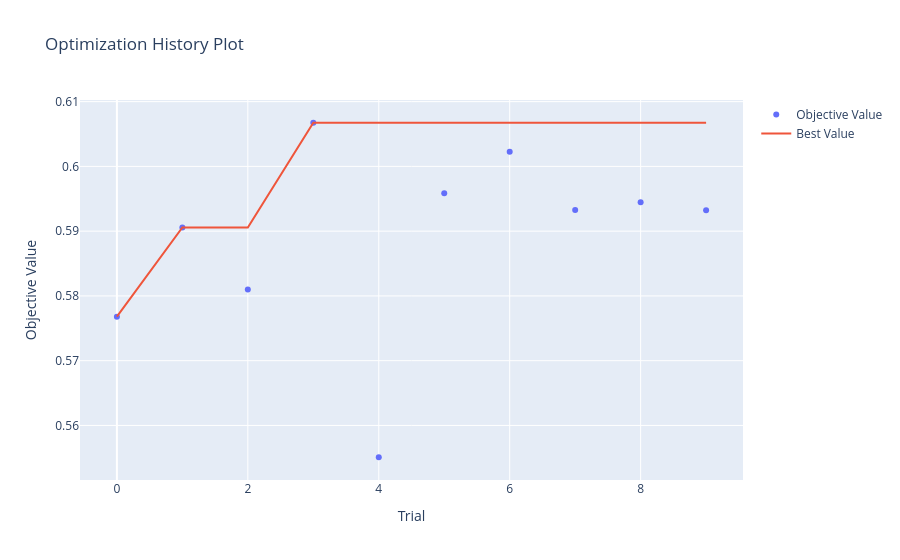
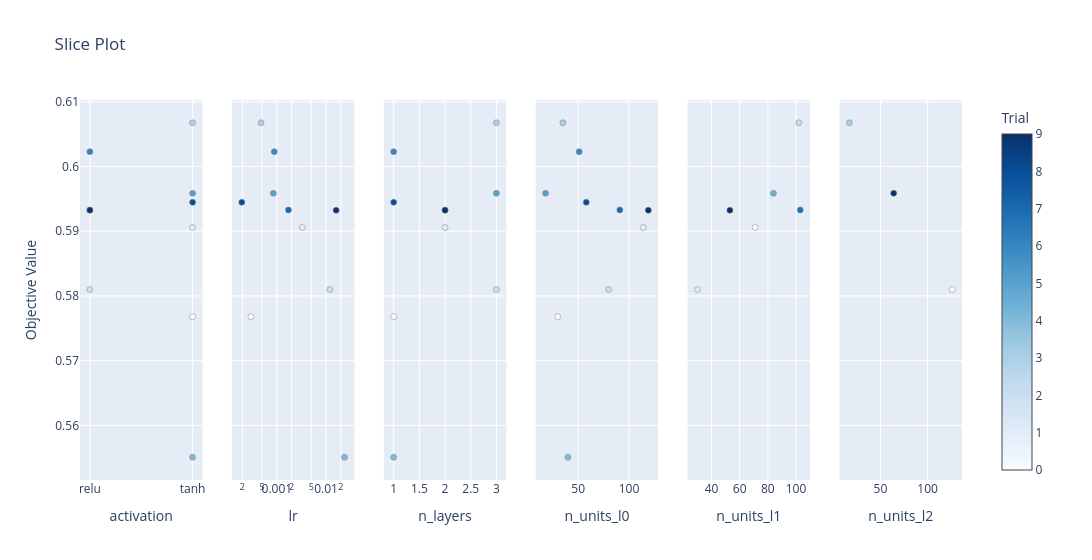

Source (notebook cell) for these figures, in order:
### Code cell
#fazer pip install nbformat

# Gráfico com o histórico da otimização
fig1 = optuna.visualization.plot_optimization_history(study)
fig1.show()

# Gráfico detalhando o impacto de cada hiperparâmetro
fig2 = optuna.visualization.plot_slice(study)
fig2.show()

### Figure 1 — Plotly figure (JSON) as saved in the notebook; plotly's stock layout.template omitted (floating-point values rounded to 4 significant figures)
{"data": [{"mode": "markers", "name": "Objective Value", "type": "scatter", "x": [0, 1, 2, 3, 4, 5, 6, 7, 8, 9], "y": [0.5768, 0.5906, 0.581, 0.6067, 0.5551, 0.5958, 0.6023, 0.5933, 0.5945, 0.5932]}, {"mode": "lines", "name": "Best Value", "type": "scatter", "x": [0, 1, 2, 3, 4, 5, 6, 7, 8, 9], "y": [0.5768, 0.5906, 0.5906, 0.6067, 0.6067, 0.6067, 0.6067, 0.6067, 0.6067, 0.6067]}, {"marker": {"color": "#cccccc"}, "mode": "markers", "name": "Infeasible Trial", "showlegend": false, "type": "scatter", "x": [], "y": []}], "layout": {"title": {"text": "Optimization History Plot"}, "xaxis": {"title": {"text": "Trial"}}, "yaxis": {"title": {"text": "Objective Value"}}}}

### Figure 2 — Plotly figure (JSON) as saved in the notebook; plotly's stock layout.template omitted (floating-point values rounded to 4 significant figures)
{"data": [{"marker": {"color": [0, 1, 2, 3, 4, 5, 6, 7, 8, 9], "colorbar": {"title": {"text": "Trial"}, "x": 1, "xpad": 40}, "colorscale": [[0, "rgb(247,251,255)"], [0.125, "rgb(222,235,247)"], [0.25, "rgb(198,219,239)"], [0.375, "rgb(158,202,225)"], [0.5, "rgb(107,174,214)"], [0.625, "rgb(66,146,198)"], [0.75, "rgb(33,113,181)"], [0.875, "rgb(8,81,156)"], [1, "rgb(8,48,107)"]], "line": {"color": "Grey", "width": 0.5}, "showscale": true}, "mode": "markers", "name": "Feasible Trial", "showlegend": false, "type": "scatter", "x": ["tanh", "tanh", "relu", "tanh", "tanh", "tanh", "relu", "relu", "tanh", "relu"], "xaxis": "x", "y": [0.5768, 0.5906, 0.581, 0.6067, 0.5551, 0.5958, 0.6023, 0.5933, 0.5945, 0.5932], "yaxis": "y"}, {"marker": {"color": [0, 1, 2, 3, 4, 5, 6, 7, 8, 9], "colorbar": {"title": {"text": "Trial"}, "x": 1, "xpad": 40}, "colorscale": [[0, "rgb(247,251,255)"], [0.125, "rgb(222,235,247)"], [0.25, "rgb(198,219,239)"], [0.375, "rgb(158,202,225)"], [0.5, "rgb(107,174,214)"], [0.625, "rgb(66,146,198)"], [0.75, "rgb(33,113,181)"], [0.875, "rgb(8,81,156)"], [1, "rgb(8,48,107)"]], "line": {"color": "Grey", "width": 0.5}, "showscale": false}, "mode": "markers", "name": "Feasible Trial", "showlegend": false, "type": "scatter", "x": [0.0002981, 0.003297, 0.01192, 0.0004785, 0.02372, 0.000849, 0.0008851, 0.001722, 0.000194, 0.01603], "xaxis": "x2", "y": [0.5768, 0.5906, 0.581, 0.6067, 0.5551, 0.5958, 0.6023, 0.5933, 0.5945, 0.5932], "yaxis": "y2"}, {"marker": {"color": [0, 1, 2, 3, 4, 5, 6, 7, 8, 9], "colorbar": {"title": {"text": "Trial"}, "x": 1, "xpad": 40}, "colorscale": [[0, "rgb(247,251,255)"], [0.125, "rgb(222,235,247)"], [0.25, "rgb(198,219,239)"], [0.375, "rgb(158,202,225)"], [0.5, "rgb(107,174,214)"], [0.625, "rgb(66,146,198)"], [0.75, "rgb(33,113,181)"], [0.875, "rgb(8,81,156)"], [1, "rgb(8,48,107)"]], "line": {"color": "Grey", "width": 0.5}, "showscale": false}, "mode": "markers", "name": "Feasible Trial", "showlegend": false, "type": "scatter", "x": [1, 2, 3, 3, 1, 3, 1, 2, 1, 2], "xaxis": "x3", "y": [0.5768, 0.5906, 0.581, 0.6067, 0.5551, 0.5958, 0.6023, 0.5933, 0.5945, 0.5932], "yaxis": "y3"}, {"marker": {"color": [0, 1, 2, 3, 4, 5, 6, 7, 8, 9], "colorbar": {"title": {"text": "Trial"}, "x": 1, "xpad": 40}, "colorscale": [[0, "rgb(247,251,255)"], [0.125, "rgb(222,235,247)"], [0.25, "rgb(198,219,239)"], [0.375, "rgb(158,202,225)"], [0.5, "rgb(107,174,214)"], [0.625, "rgb(66,146,198)"], [0.75, "rgb(33,113,181)"], [0.875, "rgb(8,81,156)"], [1, "rgb(8,48,107)"]], "line": {"color": "Grey", "width": 0.5}, "showscale": false}, "mode": "markers", "name": "Feasible Trial", "showlegend": false, "type": "scatter", "x": [30, 114, 80, 35, 40, 18, 51, 91, 58, 119], "xaxis": "x4", "y": [0.5768, 0.5906, 0.581, 0.6067, 0.5551, 0.5958, 0.6023, 0.5933, 0.5945, 0.5932], "yaxis": "y4"}, {"marker": {"color": [1, 2, 3, 5, 7, 9], "colorbar": {"title": {"text": "Trial"}, "x": 1, "xpad": 40}, "colorscale": [[0, "rgb(247,251,255)"], [0.125, "rgb(222,235,247)"], [0.25, "rgb(198,219,239)"], [0.375, "rgb(158,202,225)"], [0.5, "rgb(107,174,214)"], [0.625, "rgb(66,146,198)"], [0.75, "rgb(33,113,181)"], [0.875, "rgb(8,81,156)"], [1, "rgb(8,48,107)"]], "line": {"color": "Grey", "width": 0.5}, "showscale": false}, "mode": "markers", "name": "Feasible Trial", "showlegend": false, "type": "scatter", "x": [71, 30, 102, 84, 103, 53], "xaxis": "x5", "y": [0.5906, 0.581, 0.6067, 0.5958, 0.5933, 0.5932], "yaxis": "y5"}, {"marker": {"color": [2, 3, 5], "colorbar": {"title": {"text": "Trial"}, "x": 1, "xpad": 40}, "colorscale": [[0, "rgb(247,251,255)"], [0.125, "rgb(222,235,247)"], [0.25, "rgb(198,219,239)"], [0.375, "rgb(158,202,225)"], [0.5, "rgb(107,174,214)"], [0.625, "rgb(66,146,198)"], [0.75, "rgb(33,113,181)"], [0.875, "rgb(8,81,156)"], [1, "rgb(8,48,107)"]], "line": {"color": "Grey", "width": 0.5}, "showscale": false}, "mode": "markers", "name": "Feasible Trial", "showlegend": false, "type": "scatter", "x": [126, 17, 64], "xaxis": "x6", "y": [0.581, 0.6067, 0.5958], "yaxis": "y6"}], "layout": {"title": {"text": "Slice Plot"}, "width": 1800, "xaxis": {"anchor": "y", "categoryarray": ["relu", "tanh"], "categoryorder": "array", "domain": [0, 0.1389], "title": {"text": "activation"}, "type": "category"}, "xaxis2": {"anchor": "y2", "domain": [0.1722, 0.3111], "title": {"text": "lr"}, "type": "log"}, "xaxis3": {"anchor": "y3", "domain": [0.3444, 0.4833], "title": {"text": "n_layers"}}, "xaxis4": {"anchor": "y4", "domain": [0.5167, 0.6556], "title": {"text": "n_units_l0"}}, "xaxis5": {"anchor": "y5", "domain": [0.6889, 0.8278], "title": {"text": "n_units_l1"}}, "xaxis6": {"anchor": "y6", "domain": [0.8611, 1], "title": {"text": "n_units_l2"}}, "yaxis": {"anchor": "x", "domain": [0, 1], "title": {"text": "Objective Value"}}, "yaxis2": {"anchor": "x2", "domain": [0, 1], "matches": "y", "showticklabels": false}, "yaxis3": {"anchor": "x3", "domain": [0, 1], "matches": "y", "showticklabels": false}, "yaxis4": {"anchor": "x4", "domain": [0, 1], "matches": "y", "showticklabels": false}, "yaxis5": {"anchor": "x5", "domain": [0, 1], "matches": "y", "showticklabels": false}, "yaxis6": {"anchor": "x6", "domain": [0, 1], "matches": "y", "showticklabels": false}}}
